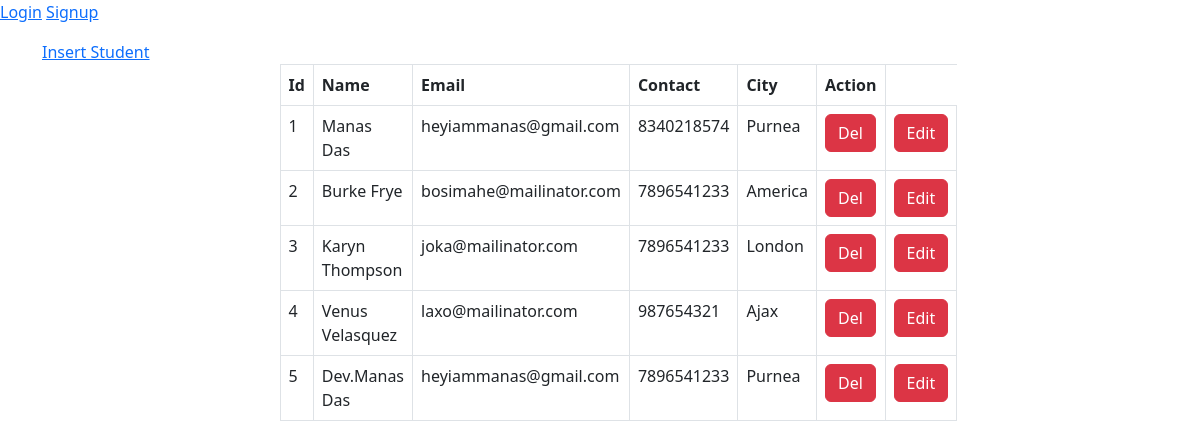
The app's page /, older data.
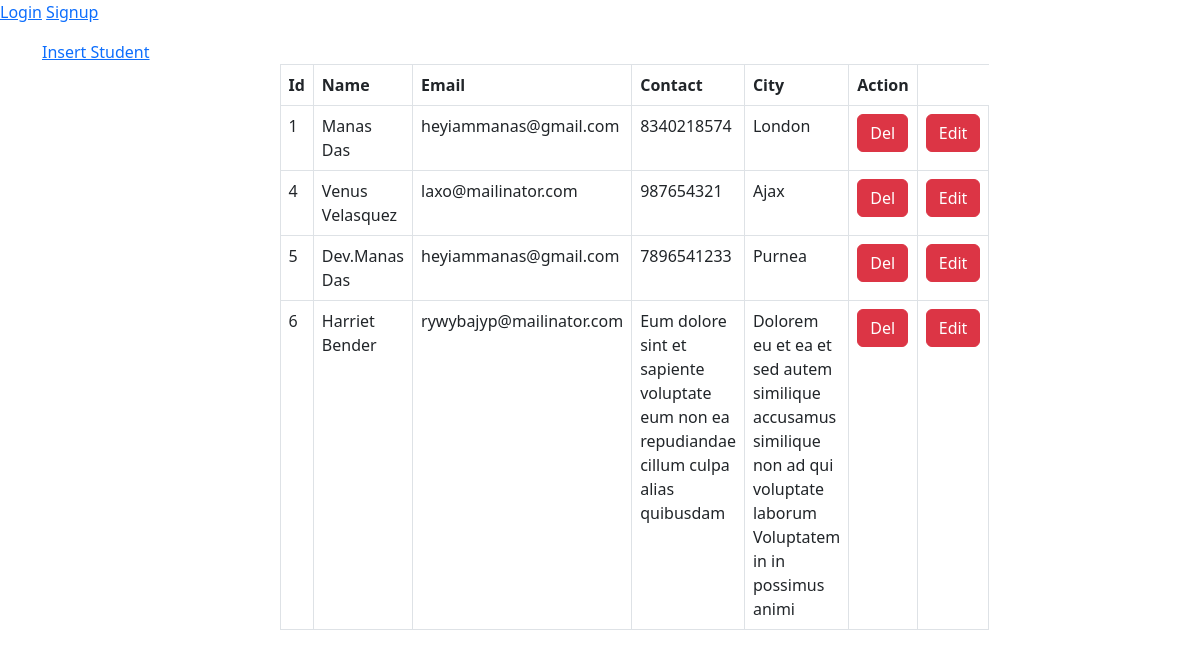
The same page, newer data.
### students/models.py (models this page shows, shortened)
class StudentsRecord(models.Model):
    name = models.CharField(max_length=200)
    email = models.CharField(max_length=200)
    contact = models.CharField(max_length=200)
    city = models.CharField(max_length=200)

### students/views.py (the view)
# urls.py: path('', StudentView.as_view(), name="homepage"),
class StudentView(ListView):
    model = StudentsRecord

### template/students/studentsrecord_list.html
{% extends "parent.html" %}
{% block content %}
<div class="container mt-3">
    <div class="row">
            <a href="{% url 'insertPage' %}">Insert Student</a>
        <div class="col-7 mx-auto">
            <table class="table table-bordered">
                <thead>
                    <tr>
                        <th>Id</th>
                        <th>Name</th>
                        <th>Email</th>
                        <th>Contact</th>
                        <th>City</th>
                        <th>Action</th>
                    </tr>
                </thead>
                <tbody>
                    {% for student in object_list  %}
                      <tr>
                            <td>{{ student.id }}</td>
                            <td>{{ student.name }}</td>
                            <td>{{ student.email }}</td>
                            <td>{{ student.contact }}</td>
                            <td>{{ student.city }}</td>
                            <td><a href="{% url 'deleteStudent' student.id %}" class="btn btn-danger">Del</a></td>
                            <td><a href="{% url 'StudentEditView' student.id %}" class="btn btn-danger">Edit</a></td>
                      </tr>
                    {% endfor %}
                </tbody>
            </table>
        </div>
    </div>
</div>
{% endblock content %}

### template/parent.html (shortened to what this page needs)
<!DOCTYPE html>
<html lang="en">
<head>
    <link href="https://cdn.jsdelivr.net/npm/bootstrap@5.3.0-alpha1/dist/css/bootstrap.min.css" rel="stylesheet">
</head>
<body>
    {% if user.is_authenticated %}
    <h2>You are logged in {{ user.username }}</h2>
        <a href="{% url 'LogoutView' %}" class="href">Logout</a>
    {% else %}
        <a href="{% url 'LoginView' %}">Login</a>
        <a href="{% url 'LoginView' %}">Signup</a>
    {% endif %}
    {% block content %}
    {% endblock content %}
</body>
</html>

Row changes from the older to the newer data that the page shows:
removed StudentsRecord: id "2", name "Burke Frye", email "bosimahe@mailinator.com", contact "7896541233", city "America"
removed StudentsRecord: id "3", name "Karyn Thompson", email "joka@mailinator.com", contact "7896541233", city "London"
changed StudentsRecord "Manas Das": city "Purnea" → "London"
added StudentsRecord: id "6", name "Harriet Bender", email "rywybajyp@mailinator.com", contact "Eum dolore sint et sapiente voluptate eum non ea repudiandae cillum culpa alias quibusdam", city "Dolorem eu et ea et sed autem similique accusamus similique non ad qui voluptate laborum Voluptatem in in possimus animi"
